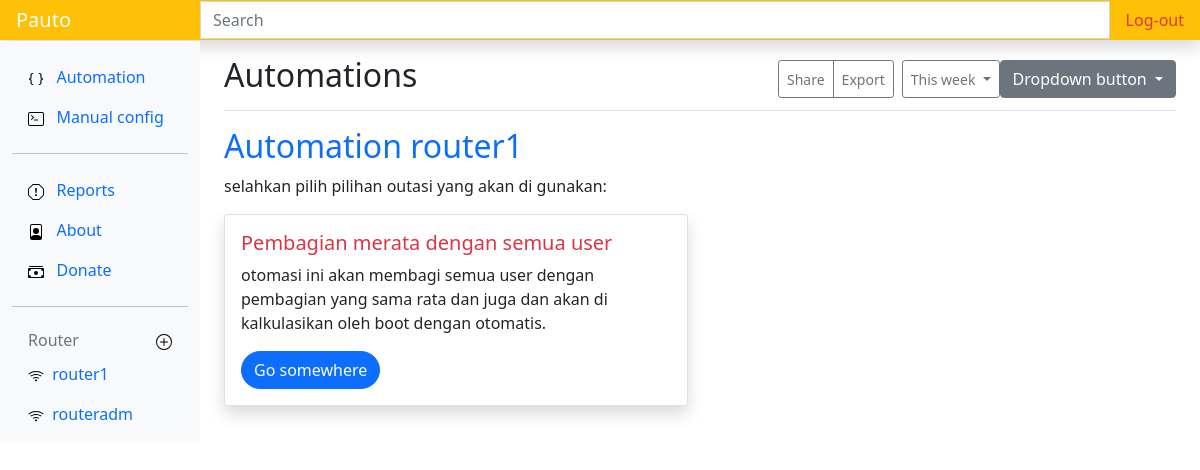
Page / (signed in) on the earlier database version.
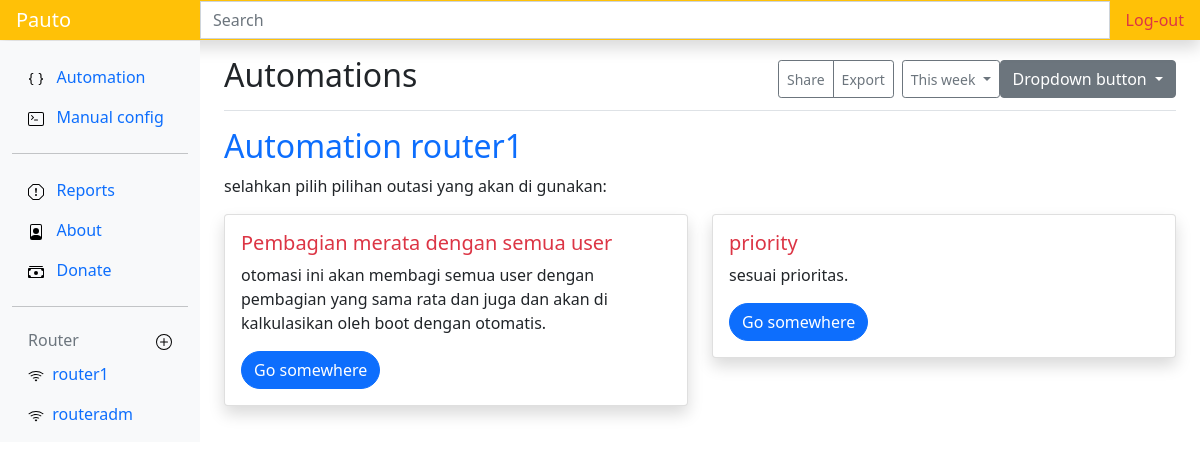
Same page on the later database version.
### netauto/models.py (models this page shows, shortened)
class Routerm(models.Model):
    nama = models.CharField(max_length=50)
    host = models.CharField(max_length=50)
    user = models.CharField(max_length=30)
    password = models.CharField(max_length=50, blank=True)
    kecepatan_internet = models.IntegerField(blank=True)
    pub_date = models.DateField(auto_now=True)
    pass

class Automation(models.Model):
    nama = models.CharField(max_length=50)
    deskripsi = models.TextField()
    status = models.CharField(max_length=15, blank=True)
    pass

### netauto/views.py (the view)
# urls.py: path('', views.homepage, name='show'),
@login_required(login_url=settings.LOGIN_URL)
def homepage(request):
    auto = Automation.objects.all()
    router=Routerm.objects.all()
    context = {
        'auto': auto,
        'router': router
    }
    return render(request, "home.html", context)
    pass

### netauto/templates/home.html (shortened to what this page needs)
{% extends 'base.html' %}
{% load static %}
{% block judul %}
Automations
{% endblock judul %}
{% block content %}
 {% for router in router|slice:":1" %}
    <h2 class="text-primary">Automation {{router.nama}}</h2>
    <p>selahkan pilih pilihan outasi yang akan di gunakan:</p>
    <div class="row ">
    {% for auto in auto %}
    <div class="col-sm-6 ">
      <div class="card shadow">
        <div class="card-body">
          <h5 class="card-title text-danger">{{auto.nama}}</h5>
          <p class="card-text">{{auto.deskripsi}}.</p>
          <a href="{% url 'conpcq1' router.id %}" class="btn btn-primary rounded-pill">Go somewhere</a>
        </div>
      </div>
    </div>
    {% endfor %}
    </div>
 {% endfor %}
{% endblock content %}
{% block router %}
    {% for router in router %}
        <li class="nav-item">
        <a class="nav-link" href="{% url 'router' router.id %}">
            <img src="{% static 'icons/wifi.svg' %}" alt="">&nbsp;
            {{router.nama}}
        </a>
    </li>
    {% endfor %}
{% endblock router %}

### templates/base.html (shortened to what this page needs)
{% load static %}
<!DOCTYPE html>
<html lang="en">
<head>
  <link rel="stylesheet" href="{% static 'css/bootstrap.min.css' %}" />
  <link rel="stylesheet" href="{% static 'css/stayle.css' %}" />
</head>
<body>
  <header class="navbar navbar-dark sticky-top bg-warning flex-md-nowrap p-0 shadow">
    <a class="navbar-brand col-md-3 col-lg-2 me-0 px-3 ml-5" href="{% url 'show' %}">Pauto</a>
    <input class="form-control form-control-dark w-100 rounded-0" type="text" placeholder="Search"
      aria-label="Search" />
    <ul class="navbar-nav px-3">
      <li class="nav-item text-nowrap ">
        <a class="nav-link text-danger" href="{% url 'logout' %}">Log-out</a>
      </li>
    </ul>
  </header>
  <div class="container-fluid">
    <div class="row">
      <nav id="sidebarMenu" class="col-md-3 col-lg-2 d-md-block bg-light sidebar collapse fixed-top "
        style="margin-top: 41px;">
        <div class="position-sticky pt-3">
          <ul class="nav flex-column">
            <li class="nav-item">
              <a class="nav-link active" aria-current="page" href="{% url 'show' %}">
                <img src="{% static 'icons/braces.svg' %}" alt="">
                &nbsp;
                Automation
              </a>
            </li>
            <li class="nav-item">
              <a class="nav-link" href="{% url 'manual' %}">
                <img src="{% static 'icons/terminal.svg' %}" alt="">
                &nbsp;
                Manual config
              </a>
            </li>
            <hr>
            <li class="nav-item">
              <a class="nav-link" href="#">
                <img src="{% static 'icons/report.svg' %}" alt="">
                &nbsp;
                Reports
              </a>
            </li>
            <li class="nav-item">
              <a class="nav-link" href="https://github.com/cecep31/netauto">
                <img src="{% static 'icons/file-person.svg' %}" alt="">&nbsp;&nbsp;
                About
              </a>
            </li>
            <li class="nav-item">
              <a class="nav-link" href="">
                <img src="{% static 'icons/cash.svg' %}" alt="">
                &nbsp;
                Donate
              </a>
            </li>
          </ul>
          <hr>
          <h6 class="sidebar-heading d-flex justify-content-between align-items-center px-3 mt-4 mb-1 text-muted">
            <span> Router</span>
            <a class="link-secondary" href="{% url 'addrouter' %}" aria-label="Add a new report">
              <img src="{% static 'icons/plus-circle.svg' %}" alt="">
            </a>
          </h6>
          <ul class="nav flex-column mb-2">
            {% block router %}
            {% endblock router %}
          </ul>
        </div>
      </nav>
      <main class="col-md-9 ms-sm-auto col-lg-10 px-md-4">
        <div
          class="d-flex justify-content-between flex-wrap flex-md-nowrap align-items-center pt-3 pb-2 mb-3 border-bottom">
          <h1 class="h2">{% block judul %}
            {% endblock judul %}</h1>
          <div class="btn-toolbar mb-2 mb-md-0">
            <div class="btn-group me-2">
              <button type="button" class="btn btn-sm btn-outline-secondary">
                Share
              </button>
              <button type="button" class="btn btn-sm btn-outline-secondary">
                Export
              </button>
            </div>
            <button type="button" class="btn btn-sm btn-outline-secondary dropdown-toggle">
              This week
            </button>
            <div class="dropdown">
              <button class="btn btn-secondary dropdown-toggle" type="button" id="dropdownMenuButton"
                data-bs-toggle="dropdown" aria-expanded="false">
                Dropdown button
              </button>
            </div>
          </div>
        </div>
        {% block content %}
        {% endblock content %}
      </main>
    </div>
  </div>
</body>
</html>

Differences in the rows shown:
added Automation: nama "priority", deskripsi "sesuai prioritas", shown under Routerm "router1"
